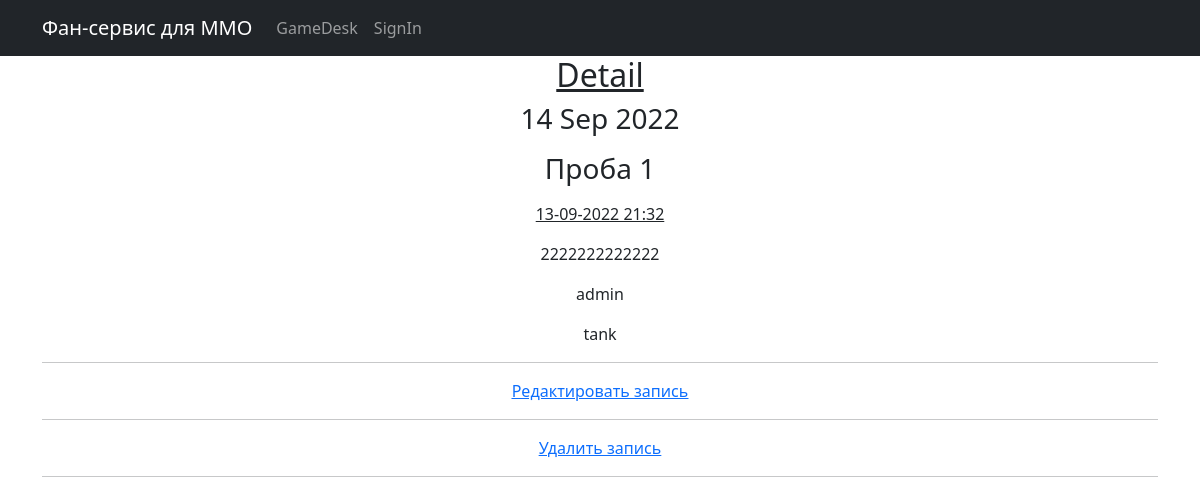
Screenshot of /gamedesk/1 with the database file from the repository.
### gamedesk/models.py (models this page shows, shortened)
class Post(models.Model):
    title = models.CharField('Title', max_length=100)
    text = models.TextField()
    category = models.ForeignKey(to='Category', on_delete=models.CASCADE)
    author = models.ForeignKey(User, on_delete=models.CASCADE)
    dateCreation = models.DateTimeField(auto_now_add=True)
    class Meta:
        verbose_name = 'Запись'
        verbose_name_plural = 'Записи'

class Category(models.Model):
    TYPE = (
        ('tank', 'Танки'),
        ('heal', 'Хилы'),
        ('dd', 'ДД'),
        ('buyers', 'Торговцы'),
        ('gildmaster', 'Гилдмастеры'),
        ('quest', 'Квестгиверы'),
        ('smith', 'Кузнецы'),
        ('tanner', 'Кодевники'),
        ('potion', 'Зельевары'),
        ('spellmaster', 'Мастера заклинаний'),
    )
    name = models.CharField(max_length=50, choices=TYPE, default='tank')
    def __str__(self):
        return f'{self.name}'
    class Meta:
        verbose_name = 'Категория'
        verbose_name_plural = 'Категории'

### gamedesk/views.py (the view)
# urls.py: path('<int:pk>', PostDetail.as_view(), name='post_detail'),
class PostDetail(DetailView):
    model = Post
    context_object_name = 'post_detail'
    template_name = 'gamedesk/post_detail.html'

### gamedesk/templatetags/custom_tags.py (called while the page is built)
@register.simple_tag()
def current_time(format_string='%d %b %Y'):
   return datetime.utcnow().strftime(format_string)

### templates/gamedesk/post_detail.html (shortened to what this page needs)
{% extends 'default.html' %}
{% load custom_tags %}
{% block content %}
<h2><u>Detail</u></h2>
<h3>{% current_time '%d %b %Y' %}</h3>
<p><h3>{{ post_detail.title }}</h3></p>
<p><u>{{ post_detail.dateCreation|date:'d-m-Y H:i' }}</u></p>
<p>{{ post_detail.text }}</p>
<p>{{ post_detail.author }}</p>
<p>{{ post_detail.category }}</p>
<hr>
<a href="{% url 'post_update' post_detail.id %}"><u> Редактировать запись</u><a/>
<hr>
<a href="{% url 'post_delete' post_detail.id %}"><u> Удалить запись</u><a/>
<hr>
{% endblock content %}

### rows the page displays
Post: title "Проба 1", dateCreation "13-09-2022 21:32", text "2222222222222", author "admin", category "tank"
